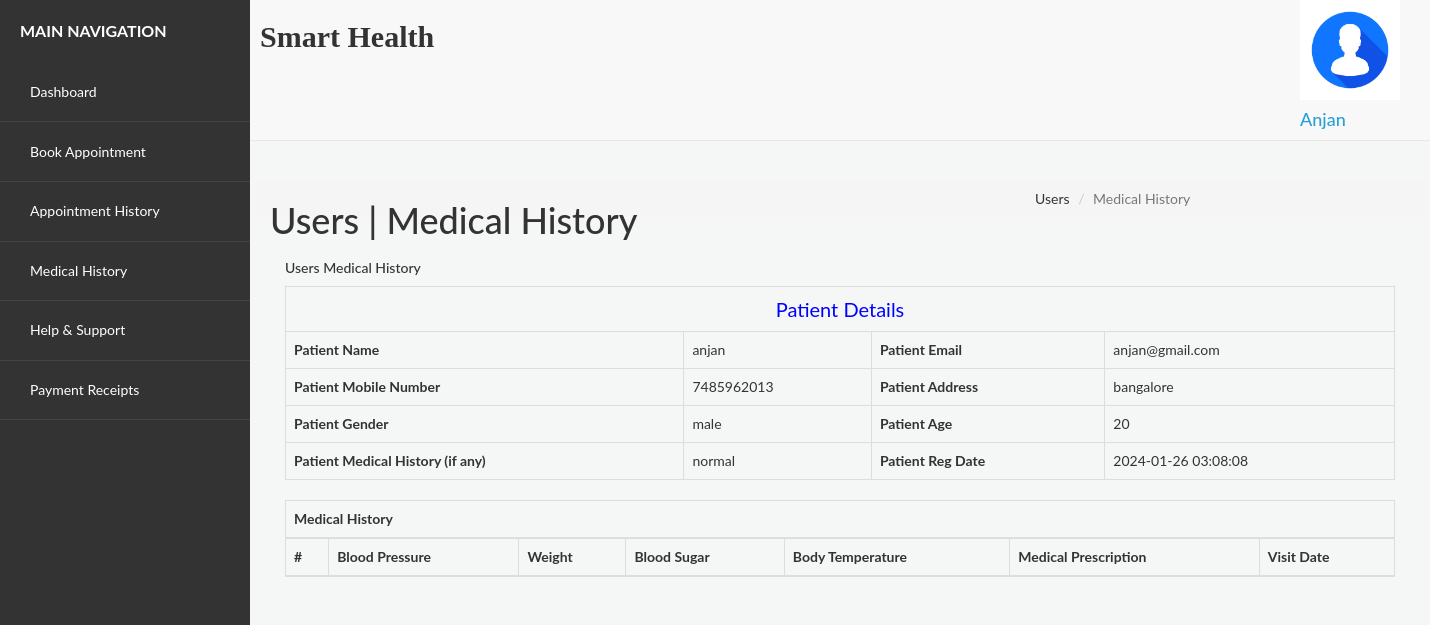
Page /hospital/hms/view-medhistory.php?viewid=4 (signed in) on the committed database.
### tables this page shows
CREATE TABLE `users` (
  `id` int(11) NOT NULL,
  `fullName` varchar(255) DEFAULT NULL,
  `address` longtext DEFAULT NULL,
  `city` varchar(255) DEFAULT NULL,
  `gender` varchar(255) DEFAULT NULL,
  `email` varchar(255) DEFAULT NULL,
  `password` varchar(255) DEFAULT NULL,
  `regDate` timestamp NULL DEFAULT current_timestamp(),
  `updationDate` timestamp NULL DEFAULT NULL ON UPDATE current_timestamp()
);

CREATE TABLE `tblpatient` (
  `ID` int(10) NOT NULL,
  `Docid` int(10) DEFAULT NULL,
  `PatientName` varchar(200) DEFAULT NULL,
  `PatientContno` bigint(10) DEFAULT NULL,
  `PatientEmail` varchar(200) DEFAULT NULL,
  `PatientGender` varchar(50) DEFAULT NULL,
  `PatientAdd` mediumtext DEFAULT NULL,
  `PatientAge` int(10) DEFAULT NULL,
  `PatientMedhis` mediumtext DEFAULT NULL,
  `CreationDate` timestamp NULL DEFAULT current_timestamp(),
  `UpdationDate` timestamp NULL DEFAULT NULL ON UPDATE current_timestamp()
);

### hospital/hms/view-medhistory.php (the view, shortened to what this page needs)
<?php
include('include/config.php');
?>
<!DOCTYPE html>
<html lang="en">
<head>
	<link rel="stylesheet" href="vendor/bootstrap/css/bootstrap.min.css">
	<link rel="stylesheet" href="assets/css/styles.css">
</head>
<body>
	<div id="app">
		<?php include('include/sidebar.php'); ?>
		<div class="app-content">
			<?php include('include/header.php'); ?>
			<div class="main-content">
				<div class="wrap-content container" id="container">
					<section id="page-title">
						<div class="row">
							<div class="col-sm-8">
								<h1 class="mainTitle">Users | Medical History</h1>
							</div>
							<ol class="breadcrumb">
								<li><span>Users</span></li>
								<li class="active"><span>Medical History</span></li>
							</ol>
						</div>
					</section>
					<div class="container-fluid container-fullw bg-white">
						<div class="row">
							<div class="col-md-12">
								<h5 class="over-title margin-bottom-15">Users <span class="text-bold">Medical History</span></h5>
								<?php
								$vid = $_GET['viewid'];
								$ret = mysqli_query($con, "SELECT * FROM tblpatient WHERE ID='$vid'");
								while ($row = mysqli_fetch_array($ret)) {
								?>
									<table border="1" class="table table-bordered">
										<tr align="center">
											<td colspan="4" style="font-size:20px;color:blue">Patient Details</td>
										</tr>
										<tr>
											<th>Patient Name</th>
											<td><?php echo $row['PatientName']; ?></td>
											<th>Patient Email</th>
											<td><?php echo $row['PatientEmail']; ?></td>
										</tr>
										<tr>
											<th>Patient Mobile Number</th>
											<td><?php echo $row['PatientContno']; ?></td>
											<th>Patient Address</th>
											<td><?php echo $row['PatientAdd']; ?></td>
										</tr>
										<tr>
											<th>Patient Gender</th>
											<td><?php echo $row['PatientGender']; ?></td>
											<th>Patient Age</th>
											<td><?php echo $row['PatientAge']; ?></td>
										</tr>
										<tr>
											<th>Patient Medical History (if any)</th>
											<td><?php echo $row['PatientMedhis']; ?></td>
											<th>Patient Reg Date</th>
											<td><?php echo $row['CreationDate']; ?></td>
										</tr>
									</table>
								<?php } ?>
								<table id="datatable" class="table table-bordered dt-responsive nowrap">
									<thead>
										<tr align="center">
											<th colspan="7">Medical History</th>
										</tr>
										<tr>
											<th>#</th>
											<th>Blood Pressure</th>
											<th>Weight</th>
											<th>Blood Sugar</th>
											<th>Body Temperature</th>
											<th>Medical Prescription</th>
											<th>Visit Date</th>
										</tr>
									</thead>
								</table>
							</div>
						</div>
					</div>
				</div>
			</div>
		</div>
	</div>
	<?php include('include/footer.php'); ?>
</body>
</html>

### hospital/hms/include/header.php (shortened to what this page needs)
<header class="navbar navbar-default navbar-static-top">
	<div class="navbar-collapse collapse" style="padding-right:30px;">
		<div style="display:flex; justify-content:space-between;">
			<div class="left-section">
				<h2 style="padding-left:10px; font-weight:bold; font-family:serif;">Smart Health</h2>
			</div>
			<div class="dropdown current-user">
				<a href class="dropdown-toggle" data-toggle="dropdown">
					<img src="assets/images/logo.avif" height="100px">
					<span class="username">
						<?php
						$query = mysqli_query($con, "select fullName from users where id='" . $_SESSION['id'] . "'");
						while ($row = mysqli_fetch_array($query)) {
							$name = $row['fullName'];
						}
						echo "<h4>$name</h4>";
						?>
					</span>
				</a>
			</div>
		</div>
	</div>
</header>

### hospital/hms/assets/css/styles.css (style rules this page uses)
body { font-family: "Lato", sans-serif; background-color: #f4f7f6; color: #333; }
.app-content { margin-left: 250px; }
.main-content { margin-top: 40px; }
a { text-decoration: none; color: #2a9fd6; }

### rows in the picture
users: fullName "Anjan"
tblpatient: PatientName "anjan", PatientEmail "anjan@gmail.com", PatientContno "7485962013", PatientAdd "bangalore", PatientGender "male", PatientAge "20", PatientMedhis "normal", CreationDate "2024-01-26 03:08:08"
